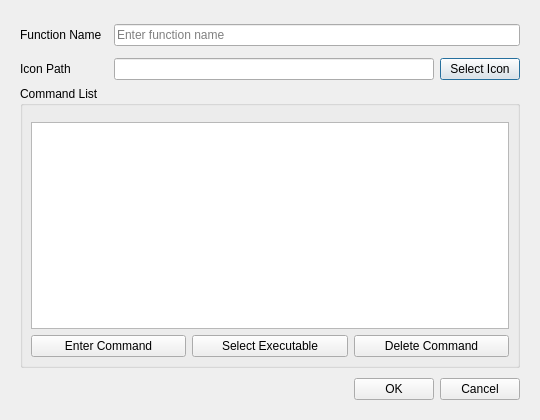
<?xml version="1.0" encoding="UTF-8"?>
<ui version="4.0">
 <class>FuncConfigDialog</class>
 <widget class="QDialog" name="FuncConfigDialog">
  <property name="geometry">
   <rect>
    <x>0</x>
    <y>0</y>
    <width>540</width>
    <height>420</height>
   </rect>
  </property>
   <property name="windowTitle">
    <string>Function Config</string>
   </property>
  <property name="minimumWidth">
   <number>480</number>
  </property>
  <layout class="QVBoxLayout" name="verticalLayout">
   <property name="leftMargin">
    <number>20</number>
   </property>
   <property name="topMargin">
    <number>24</number>
   </property>
   <property name="rightMargin">
    <number>20</number>
   </property>
   <property name="bottomMargin">
    <number>20</number>
   </property>
   <item>
    <layout class="QFormLayout" name="formLayout">
     <property name="spacing">
      <number>12</number>
     </property>
     <property name="topMargin">
      <number>0</number>
     </property>
     <item row="0" column="0">
       <widget class="QLabel" name="label">
        <property name="text">
         <string>Function Name</string>
       </property>
      </widget>
     </item>
     <item row="0" column="1">
      <widget class="QLineEdit" name="funcNameEdit">
        <property name="placeholderText">
         <string>Enter function name</string>
        </property>
       </widget>
      </item>
      <item row="1" column="0">
       <widget class="QLabel" name="label_2">
        <property name="text">
         <string>Icon Path</string>
       </property>
      </widget>
     </item>
     <item row="1" column="1">
      <widget class="QWidget" name="horizontalWidget" native="true">
       <layout class="QHBoxLayout" name="horizontalLayout">
        <property name="leftMargin">
         <number>0</number>
        </property>
        <property name="topMargin">
         <number>0</number>
        </property>
        <property name="rightMargin">
         <number>0</number>
        </property>
        <property name="bottomMargin">
         <number>0</number>
        </property>
        <item>
         <widget class="QLineEdit" name="iconPathEdit"/>
        </item>
        <item>
         <widget class="QPushButton" name="selectIconBtn">
          <property name="text">
           <string>Select Icon</string>
          </property>
         </widget>
        </item>
       </layout>
      </widget>
     </item>
    </layout>
   </item>
   <item>
    <widget class="QGroupBox" name="groupBox">
      <property name="title">
       <string>Command List</string>
     </property>
     <layout class="QVBoxLayout" name="verticalLayout_2">
      <property name="leftMargin">
       <number>8</number>
      </property>
      <property name="topMargin">
       <number>16</number>
      </property>
      <property name="rightMargin">
       <number>8</number>
      </property>
      <property name="bottomMargin">
       <number>8</number>
      </property>
      <item>
       <widget class="QListWidget" name="cmdListWidget"/>
      </item>
      <item>
       <widget class="QWidget" name="horizontalWidget_2" native="true">
        <layout class="QHBoxLayout" name="horizontalLayout_2">
         <property name="leftMargin">
          <number>0</number>
         </property>
         <property name="topMargin">
          <number>0</number>
         </property>
         <property name="rightMargin">
          <number>0</number>
         </property>
         <property name="bottomMargin">
          <number>0</number>
         </property>
         <item>
        <widget class="QPushButton" name="addCmdBtn">
            <property name="text">
             <string>Enter Command</string>
            </property>
            <property name="toolTip">
             <string>Enter any command-line instruction</string>
            </property>
           </widget>
          </item>
          <item>
           <widget class="QPushButton" name="selectExeBtn">
            <property name="text">
             <string>Select Executable</string>
            </property>
            <property name="toolTip">
             <string>Select executable (.exe, .bat, .sh, etc.)</string>
            </property>
           </widget>
          </item>
          <item>
           <widget class="QPushButton" name="delCmdBtn">
            <property name="text">
             <string>Delete Command</string>
           </property>
          </widget>
         </item>
        </layout>
       </widget>
      </item>
     </layout>
    </widget>
   </item>
   <item>
    <widget class="QWidget" name="horizontalWidget_3" native="true">
     <layout class="QHBoxLayout" name="horizontalLayout_3">
      <property name="leftMargin">
       <number>0</number>
      </property>
      <property name="topMargin">
       <number>4</number>
      </property>
      <property name="rightMargin">
       <number>0</number>
      </property>
      <property name="bottomMargin">
       <number>0</number>
      </property>
      <item>
       <spacer name="horizontalSpacer">
        <property name="orientation">
         <enum>Qt::Horizontal</enum>
        </property>
        <property name="sizeHint" stdset="0">
         <size>
          <width>40</width>
          <height>20</height>
         </size>
        </property>
       </spacer>
      </item>
      <item>
        <widget class="QPushButton" name="confirmBtn">
         <property name="text">
          <string>OK</string>
         </property>
        </widget>
       </item>
       <item>
        <widget class="QPushButton" name="cancelBtn">
         <property name="text">
          <string>Cancel</string>
        </property>
       </widget>
      </item>
     </layout>
    </widget>
   </item>
  </layout>
 </widget>
 <resources/>
 <connections/>
</ui>
